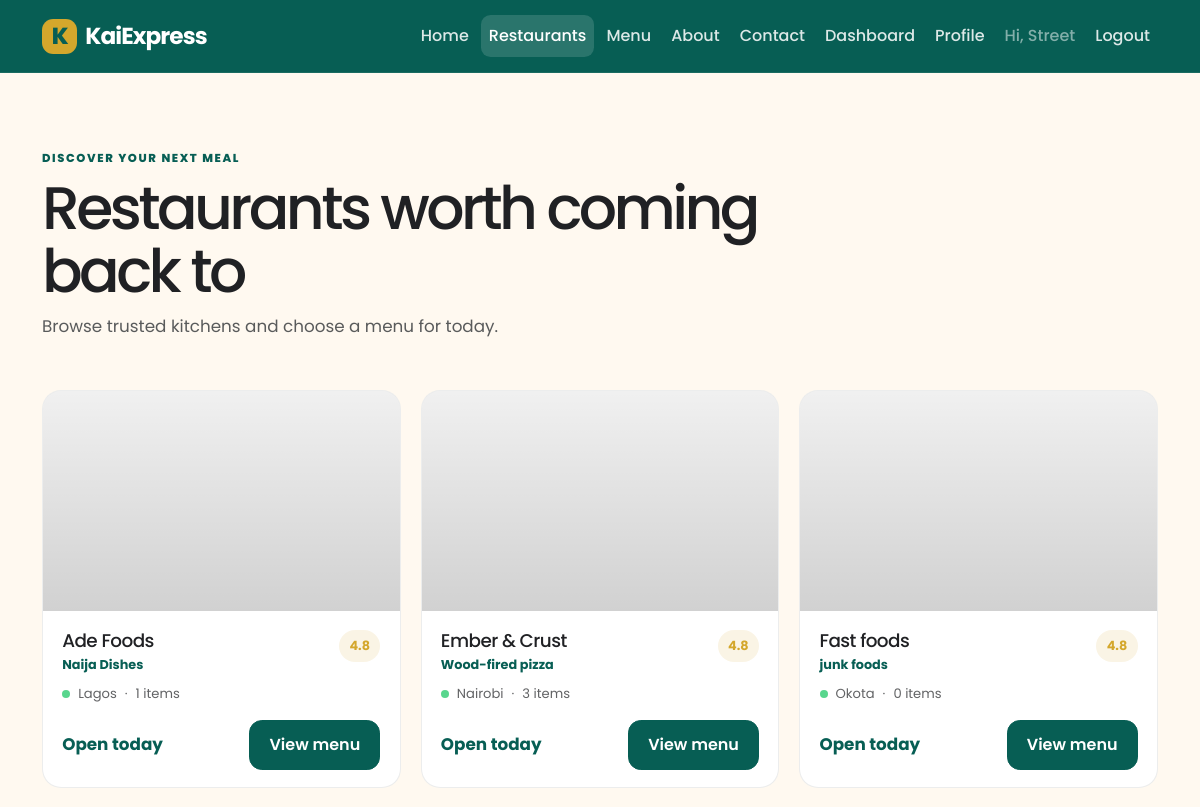
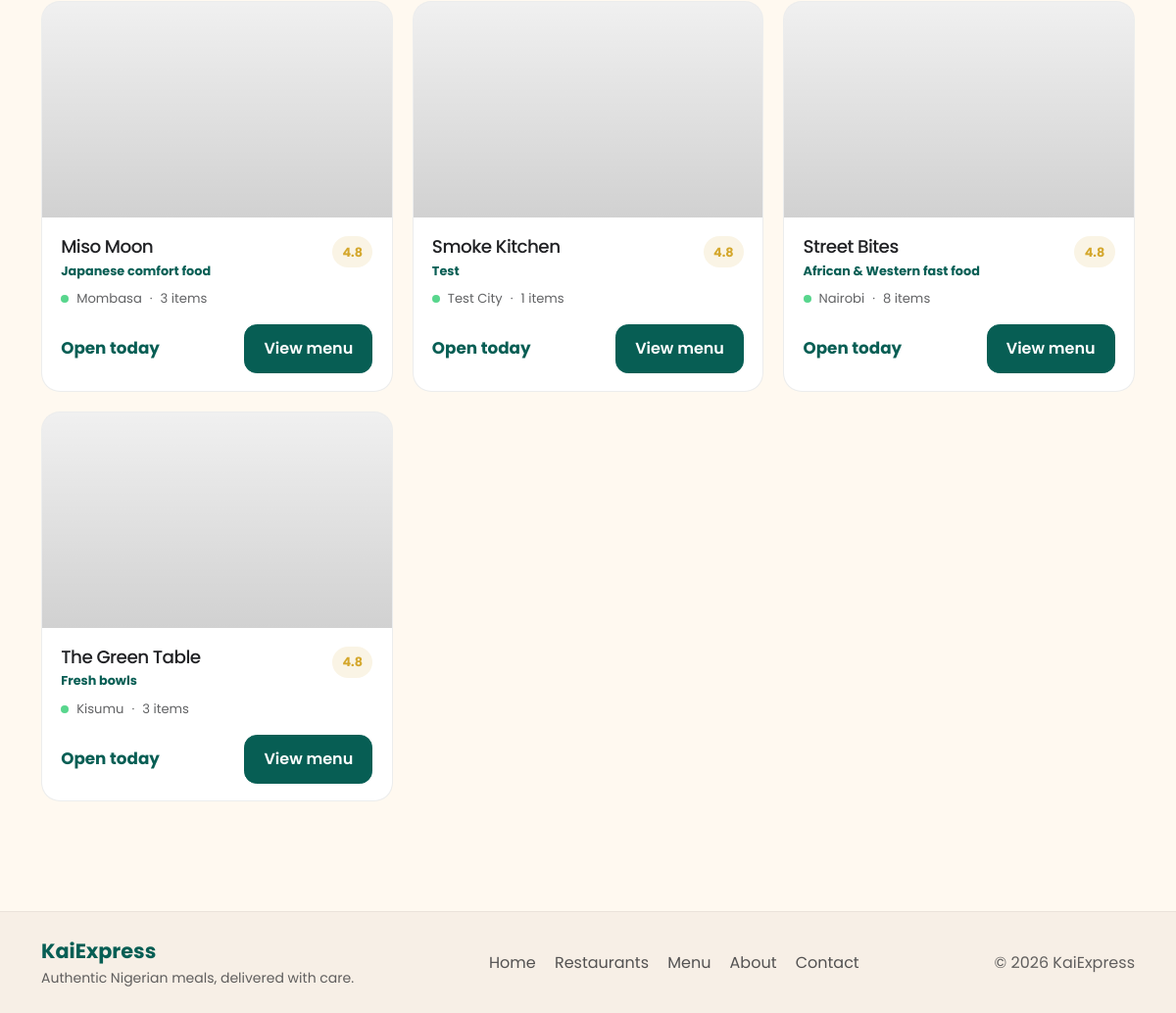
/restaurants (signed in), run on an earlier commit of the app's database (2 pictures, top to bottom).
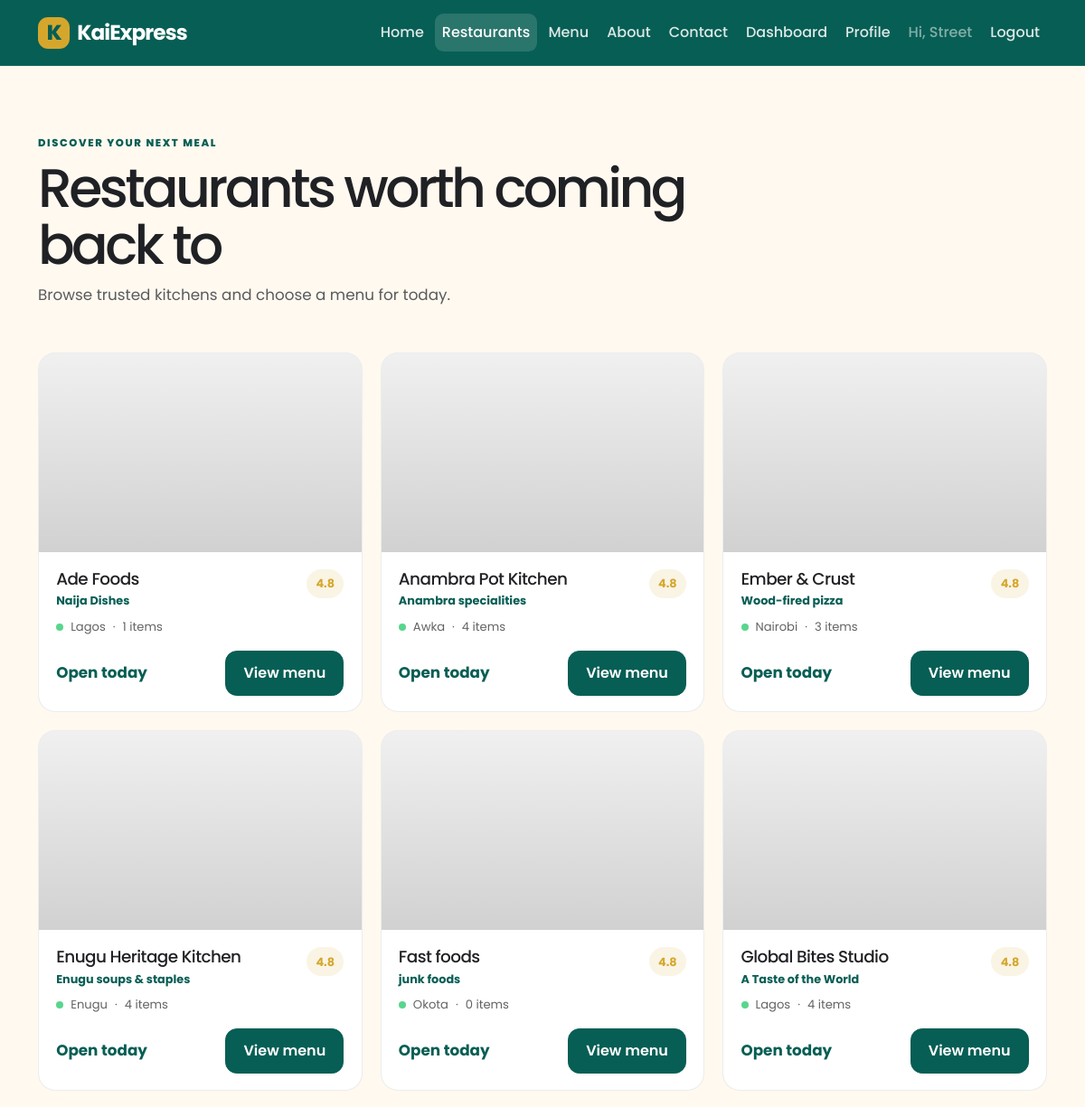
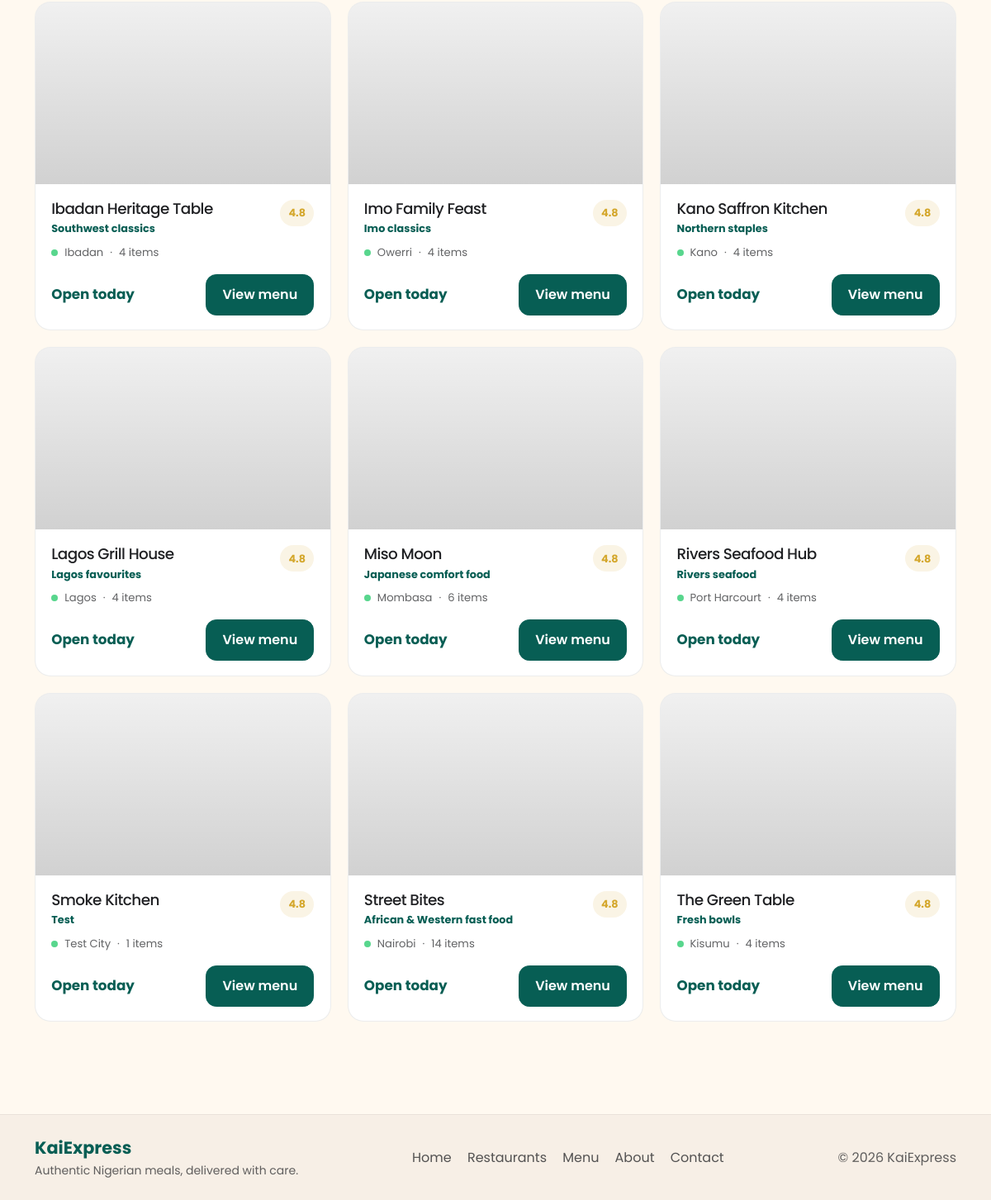
And on a later commit of the database (2 pictures, top to bottom).
### packages/models.py (models this page shows, shortened)
class User(db.Model, UserMixin):
    __tablename__ = "users"
    id = db.Column(db.Integer, primary_key=True)
    name = db.Column(db.String(100), nullable=False)
    email = db.Column(db.String(120), unique=True, nullable=False)
    password_hash = db.Column(db.String(255), nullable=False)
    is_restaurant = db.Column(db.Boolean, default=False)
    cuisine = db.Column(db.String(80))
    city = db.Column(db.String(80))
    menu_items = db.relationship(
        "MenuItem",
        backref="restaurant",
        lazy=True
    )
    customer_orders = db.relationship(
        "Order",
        foreign_keys="Order.customer_id",
        backref="customer",
        lazy=True
    )
    restaurant_orders = db.relationship(
        "Order",
        foreign_keys="Order.restaurant_id",
        backref="restaurant",
        lazy=True
    )

### packages/user_routes.py (the view)
    @app.route("/restaurants")
    @login_required
    def restaurants_page():
        restaurants = User.query.filter_by(is_restaurant=True).order_by(User.name.asc()).all()
        return render_template("user/restaurants.html", restaurants=restaurants)

### packages/templates/user/restaurants.html (shortened to what this page needs)
{% extends "base.html" %}
{% block content %}
<section class="page-heading page-heading-wide mb-5">
  <span class="eyebrow text-primary">DISCOVER YOUR NEXT MEAL</span>
  <h1 class="mt-2 mb-2">Restaurants worth coming back to</h1>
  <p class="text-body-secondary">Browse trusted kitchens and choose a menu for today.</p>
</section>
<div class="restaurant-grid">
  {% for restaurant in restaurants %}
  <article class="restaurant-card">
    <div class="restaurant-image" style="background-image: url('{{ ['https://images.unsplash.com/photo-1544025162-d76694265947?auto=format&fit=crop&w=1000&q=80', 'https://images.unsplash.com/photo-1517248135467-4c7edcad34c4?auto=format&fit=crop&w=1000&q=80', 'https://images.unsplash.com/photo-1559847844-5315695dadae?auto=format&fit=crop&w=1000&q=80'][loop.index0 % 3] }}');"></div>
    <div class="restaurant-card-content">
      <div class="card-topline">
        <div>
          <h2 class="restaurant-name">{{ restaurant.name }}</h2>
          <p class="restaurant-cuisine">{{ restaurant.cuisine }}</p>
        </div>
        <span class="rating">4.8</span>
      </div>
      <div class="card-meta"><span class="status-dot"></span><span>{{ restaurant.city }}</span><span>&middot;</span><span>{{ restaurant.menu_items|length }} items</span></div>
      <div class="card-action"><span class="price-tag">Open today</span><a href="{{ url_for('restaurant_page', restaurant_id=restaurant.id) }}" class="btn btn-dark">View menu</a></div>
    </div>
  </article>
  {% else %}
  <div class="empty-state"><h2>No restaurants yet</h2><p class="text-body-secondary mb-0">New kitchens will appear here soon.</p></div>
  {% endfor %}
</div>
{% endblock %}

### packages/templates/base.html (shortened to what this page needs)
<!doctype html>
<html lang="en">
  <head>
    <link href="https://cdn.jsdelivr.net/npm/bootstrap@5.3.3/dist/css/bootstrap.min.css" rel="stylesheet">
    <link href="{{ url_for('static', filename='app.css') }}" rel="stylesheet">
  </head>
  <body>
    <nav class="navbar navbar-expand-lg navbar-dark" aria-label="Main navigation">
      <div class="container">
        <a class="navbar-brand fw-bold d-flex align-items-center gap-2" href="{{ url_for('home') }}">
          <span class="brand-mark">K</span>
          <span>KaiExpress</span>
        </a>
        <div class="collapse navbar-collapse" id="navMenu">
          <ul class="navbar-nav ms-auto mb-2 mb-lg-0 align-items-lg-center gap-lg-1">
            <li class="nav-item"><a class="nav-link {% if request.endpoint == 'home' %}active{% endif %}" href="{{ url_for('home') }}">Home</a></li>
            <li class="nav-item"><a class="nav-link {% if request.endpoint == 'restaurants_page' %}active{% endif %}" href="{{ url_for('restaurants_page') }}">Restaurants</a></li>
            <li class="nav-item"><a class="nav-link {% if request.endpoint == 'menu_page' %}active{% endif %}" href="{{ url_for('menu_page') }}">Menu</a></li>
            <li class="nav-item"><a class="nav-link {% if request.endpoint == 'about_page' %}active{% endif %}" href="{{ url_for('about_page') }}">About</a></li>
            <li class="nav-item"><a class="nav-link {% if request.endpoint == 'contact_page' %}active{% endif %}" href="{{ url_for('contact_page') }}">Contact</a></li>
            {% if session.get('platform_admin_authenticated') %}
              <li class="nav-item"><a class="nav-link {% if request.endpoint == 'platform_admin_dashboard' %}active{% endif %}" href="{{ url_for('platform_admin_dashboard') }}">Admin dashboard</a></li>
              <li class="nav-item"><a class="nav-link" href="{{ url_for('platform_admin_logout') }}">Log out</a></li>
            {% elif current_user.is_authenticated %}
              {% if current_user.is_restaurant %}
                <li class="nav-item"><a class="nav-link" href="{{ url_for('restaurant_dashboard') }}">Dashboard</a></li>
                <li class="nav-item"><a class="nav-link" href="{{ url_for('restaurant_profile') }}">Profile</a></li>
              {% else %}
                <li class="nav-item"><a class="nav-link" href="{{ url_for('orders') }}">My Orders</a></li>
              {% endif %}
              <li class="nav-item"><span class="nav-link text-white-50">Hi, {{ current_user.name.split(' ')[0] }}</span></li>
              <li class="nav-item"><a class="nav-link" href="{{ url_for('restaurant_logout' if current_user.is_restaurant else 'logout') }}">Logout</a></li>
            {% endif %}
          </ul>
        </div>
      </div>
    </nav>
    <main id="main-content" class="container my-5">
      {% block content %}{% endblock %}
    </main>
    <footer class="site-footer" id="contact">
      <div class="container d-flex flex-wrap justify-content-between gap-3 align-items-center">
        <div>
          <div class="footer-brand">KaiExpress</div>
          <small>Authentic Nigerian meals, delivered with care.</small>
        </div>
        <div class="footer-links">
          <a href="{{ url_for('home') }}">Home</a>
          <a href="{{ url_for('restaurants_page') }}">Restaurants</a>
          <a href="{{ url_for('menu_page') }}">Menu</a>
          <a href="{{ url_for('about_page') }}">About</a>
          <a href="{{ url_for('contact_page') }}">Contact</a>
        </div>
        <div class="footer-copy">&copy; 2026 KaiExpress</div>
      </div>
    </footer>
  </body>
</html>

What changed in the data, as far as the page shows it:
computed for User "Street Bites": menu_items|length "8" → "14"
added User: name "Anambra Pot Kitchen", cuisine "Anambra specialities", city "Awka", menu_items|length "4"
added User: name "Enugu Heritage Kitchen", cuisine "Enugu soups & staples", city "Enugu", menu_items|length "4"
added User: name "Global Bites Studio", cuisine "A Taste of the World", city "Lagos", menu_items|length "4"
added User: name "Ibadan Heritage Table", cuisine "Southwest classics", city "Ibadan", menu_items|length "4"
added User: name "Imo Family Feast", cuisine "Imo classics", city "Owerri", menu_items|length "4"
added User: name "Kano Saffron Kitchen", cuisine "Northern staples", city "Kano", menu_items|length "4"
added User: name "Lagos Grill House", cuisine "Lagos favourites", city "Lagos", menu_items|length "4"
computed for User "Miso Moon": menu_items|length "3" → "6"
added User: name "Rivers Seafood Hub", cuisine "Rivers seafood", city "Port Harcourt", menu_items|length "4"
computed for User "The Green Table": menu_items|length "3" → "4"
